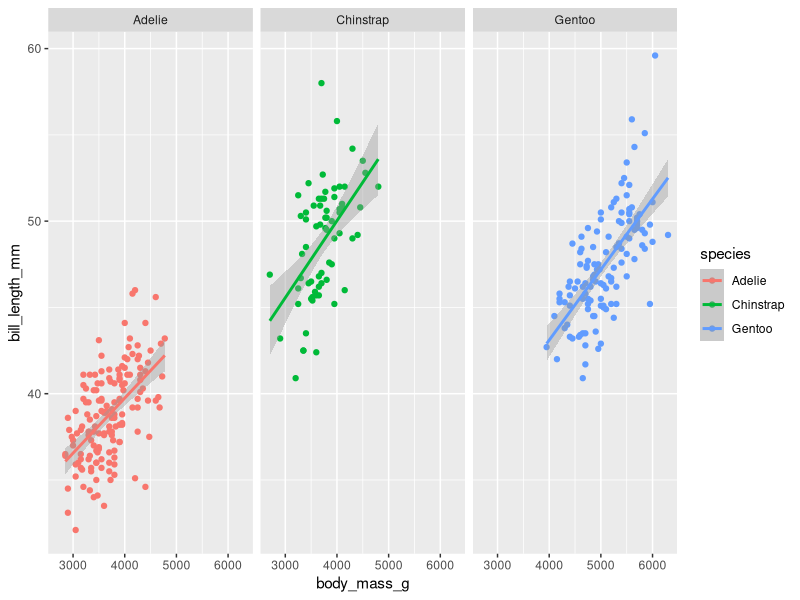
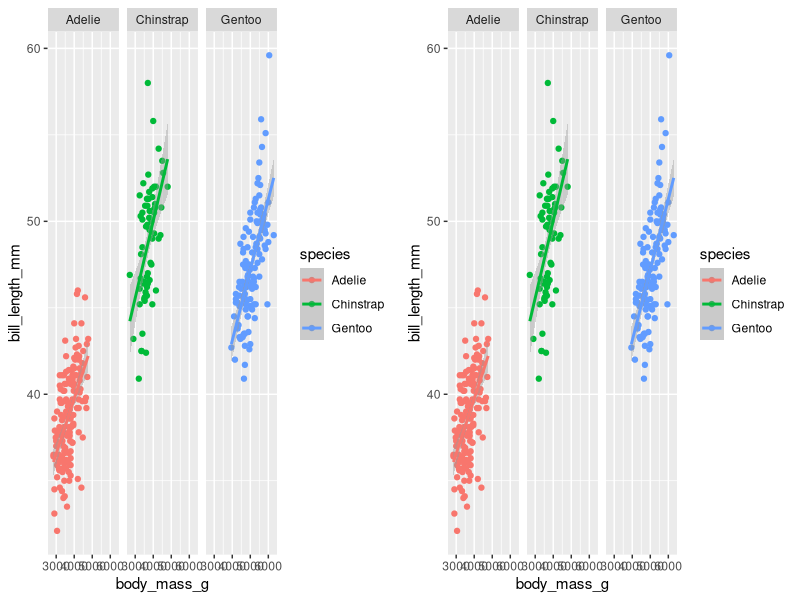
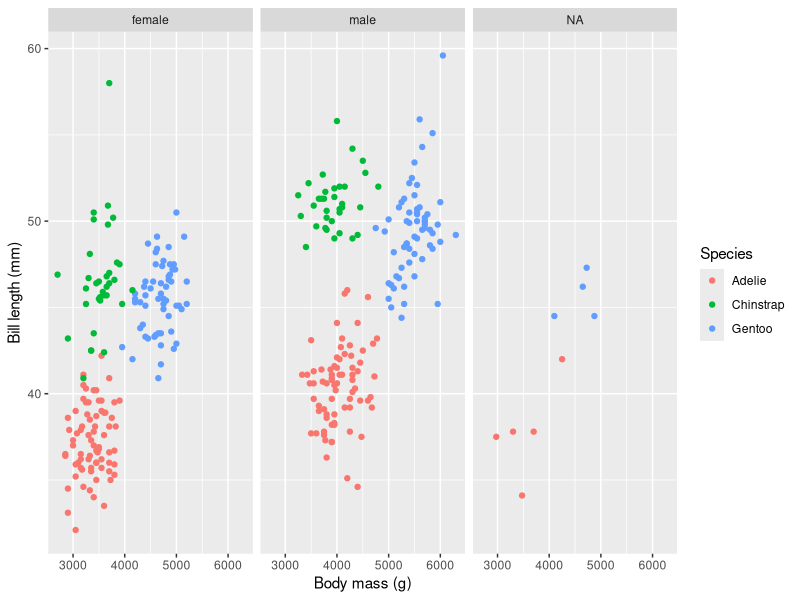
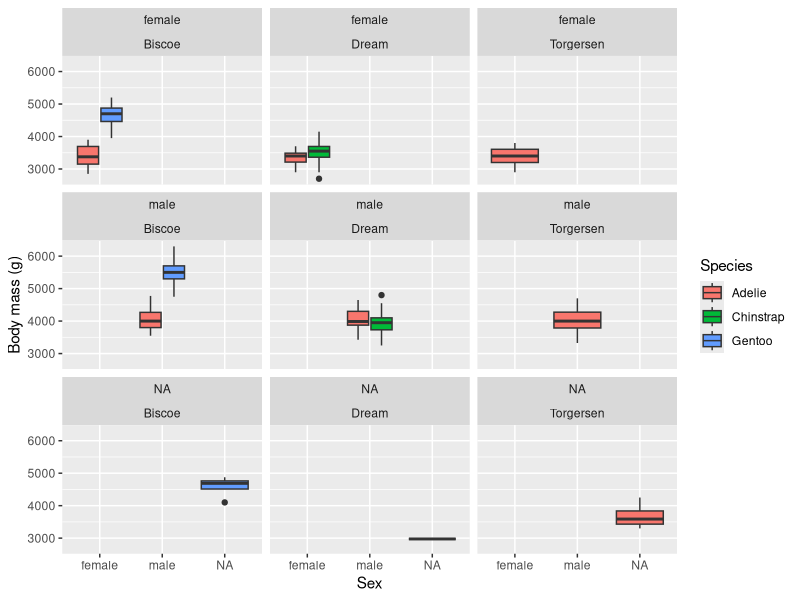
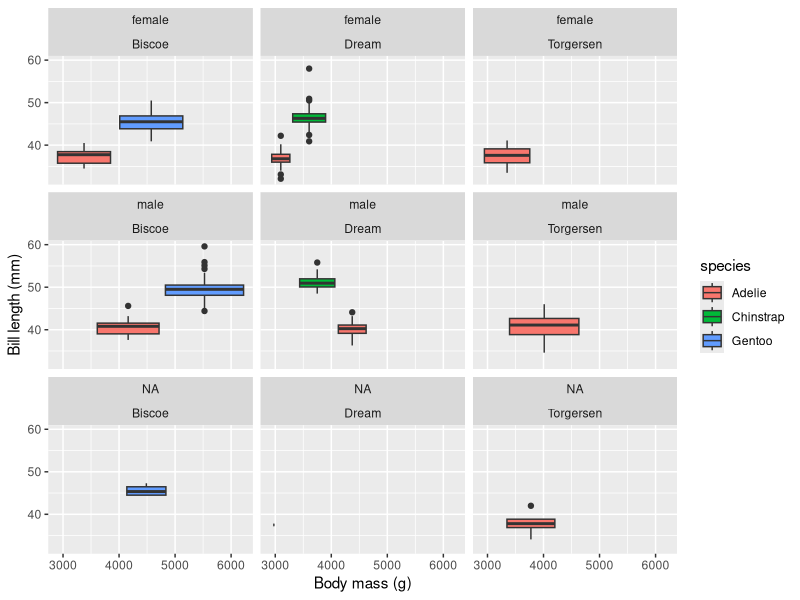
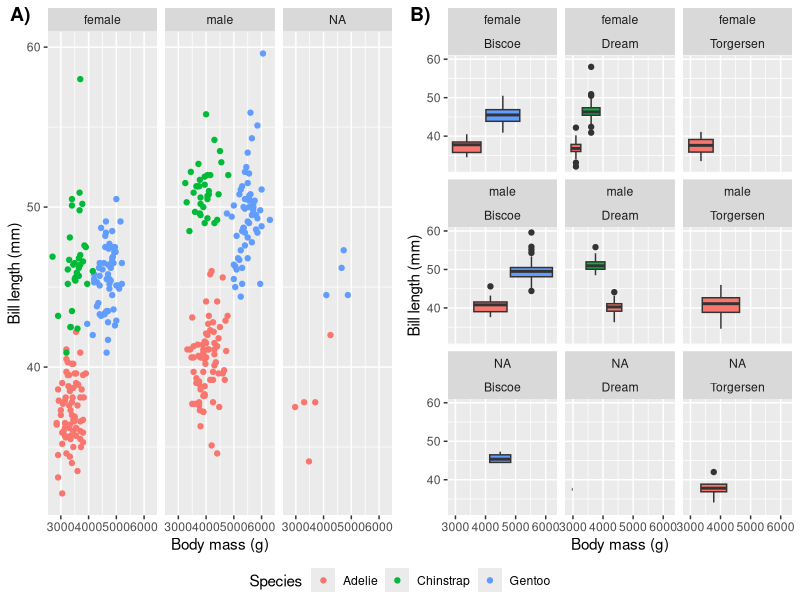
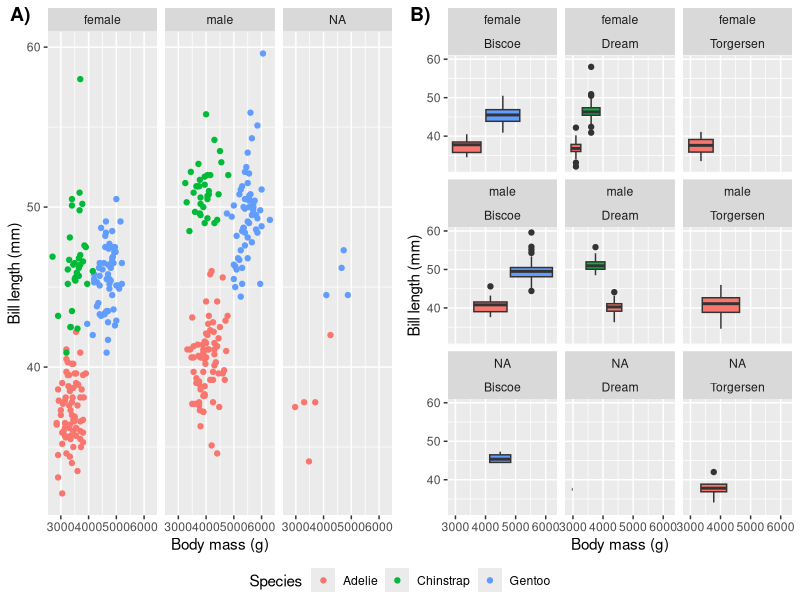

These figures' R source, in order:
# Script name
# Author
# Date


# Libraries ---------------------------------------------------------------

library(tidyverse)
library(ggpubr)
library(palmerpenguins)


# Data --------------------------------------------------------------------

# Load the dataset into the local environment
penguins <- penguins


# Example -----------------------------------------------------------------

# Basic faceted plot
lm_1 <- ggplot(data = penguins,
       aes(x = body_mass_g, y = bill_length_mm, colour = species)) +
  geom_point() +
  geom_smooth(method = "lm") +
  facet_wrap(~species)
lm_1

# Basic combined plot
ggarrange(lm_1, lm_1)


# Exercise 1 --------------------------------------------------------------

# Create a new plot type and facet by gender

plot_1 <- ggplot(data = penguins, 
                 aes(x=body_mass_g, y=bill_length_mm, colour =species))+
  geom_point()+
  facet_wrap(~sex) +
  labs(x="Body mass (g)", y= "Bill length (mm)", colour="Species")

plot_1


# Exercise 2 --------------------------------------------------------------

# Create a new plot type and facet by two categories

box_1 <- ggplot(data = penguins, 
                aes(x = as.factor(sex),
                    y = body_mass_g)) + 
  geom_boxplot(aes(fill = species)) +
  facet_wrap(sex~island)+
  labs(x = "Sex", y = "Body mass (g)", fill = "Species") 
box_1

box_2 <- ggplot(data = penguins, 
                aes(x = body_mass_g,
                    y = bill_length_mm)) + 
  geom_boxplot(aes(fill = species)) +
  facet_wrap(sex~island)+
  labs(x="Body mass (g)", y= "Bill length (mm)", colour="Species") 
box_2


# Exercise 3 --------------------------------------------------------------

# Combine all of the plots you've created so far
# Save them as a high-res file larger than 2 MB


grid_2 <- ggarrange(plot_1, box_2,
                    ncol = 2, nrow = 1,
                    labels = c("A)", "B)"),
                    common.legend = TRUE,
                    legend = "bottom")
grid_2


ggsave(plot = grid_2, filename = "figures/grid_2.png", 
       width = 10, height = 8,dpi = 2000)


# BONUS -------------------------------------------------------------------

# Use a different package to combine plots



